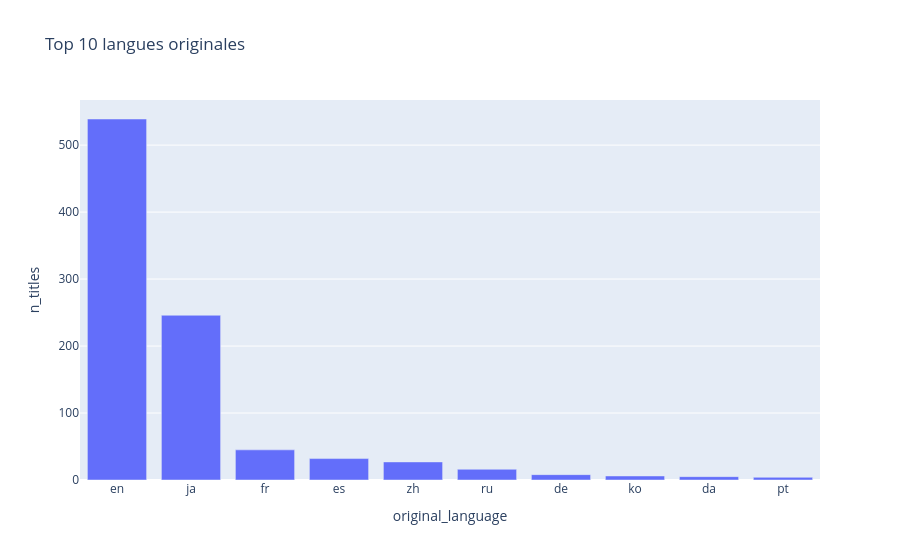

The notebook cell saved with this chart:
### Code cell
language_counts = df['original_language'].value_counts().head(10).reset_index()
language_counts.columns = ['original_language', 'n_titles']
px.bar(language_counts, x='original_language', y='n_titles', title='Top 10 langues originales')

### Figure 1 — Plotly figure (JSON) as saved in the notebook; plotly's stock layout.template omitted (floating-point values rounded to 4 significant figures)
{"data": [{"alignmentgroup": "True", "hovertemplate": "original_language=%{x}<br>n_titles=%{y}<extra></extra>", "legendgroup": "", "marker": {"color": "#636efa", "pattern": {"shape": ""}}, "name": "", "offsetgroup": "", "orientation": "v", "showlegend": false, "textposition": "auto", "type": "bar", "x": ["en", "ja", "fr", "es", "zh", "ru", "de", "ko", "da", "pt"], "xaxis": "x", "y": [539, 246, 45, 32, 27, 16, 8, 6, 5, 4], "yaxis": "y"}], "layout": {"barmode": "relative", "legend": {"tracegroupgap": 0}, "title": {"text": "Top 10 langues originales"}, "xaxis": {"anchor": "y", "domain": [0, 1], "title": {"text": "original_language"}}, "yaxis": {"anchor": "x", "domain": [0, 1], "title": {"text": "n_titles"}}}}
